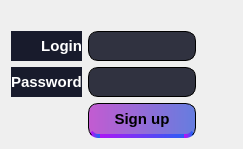
          <widget class="QWidget" name="SignUpnW">
           <attribute name="title">
            <string>Sign Up</string>
           </attribute>
           <layout class="QGridLayout" name="gridLayout_6">
            <item row="0" column="1">
             <widget class="QLabel" name="SignUpImg">
              <property name="styleSheet">
               <string notr="true">border: none;
image: url(&quot;:/img/2.svg&quot;);</string>
              </property>
              <property name="text">
               <string/>
              </property>
              <property name="alignment">
               <set>Qt::AlignCenter</set>
              </property>
             </widget>
            </item>
            <item row="1" column="0">
             <widget class="QLabel" name="LoginUp">
              <property name="minimumSize">
               <size>
                <width>0</width>
                <height>30</height>
               </size>
              </property>
              <property name="styleSheet">
               <string notr="true">color: white;
font-weight: bold;
font-size: 15px;
background-color: #181B2C;
border: none;</string>
              </property>
              <property name="text">
               <string>Login</string>
              </property>
              <property name="alignment">
               <set>Qt::AlignRight|Qt::AlignTrailing|Qt::AlignVCenter</set>
              </property>
             </widget>
            </item>
            <item row="1" column="1">
             <widget class="QLineEdit" name="LoginUpLe">
              <property name="minimumSize">
               <size>
                <width>0</width>
                <height>30</height>
               </size>
              </property>
              <property name="styleSheet">
               <string notr="true">QLineEdit {
    border: 1px solid black;
    border-radius: 10px;
    background: #303240;
    selection-background-color: darkgray;
}
</string>
              </property>
             </widget>
            </item>
            <item row="2" column="0">
             <widget class="QLabel" name="PassUp">
              <property name="minimumSize">
               <size>
                <width>0</width>
                <height>30</height>
               </size>
              </property>
              <property name="styleSheet">
               <string notr="true">color: white;
font-weight: bold;
font-size: 15px;
background-color: #181B2C;
border: none;</string>
              </property>
              <property name="text">
               <string>Password</string>
              </property>
             </widget>
            </item>
            <item row="2" column="1">
             <widget class="QLineEdit" name="PassUpLe">
              <property name="minimumSize">
               <size>
                <width>0</width>
                <height>30</height>
               </size>
              </property>
              <property name="styleSheet">
               <string notr="true">QLineEdit {
    border: 1px solid black;
    border-radius: 10px;
    background: #303240;
    selection-background-color: darkgray;
}
</string>
              </property>
             </widget>
            </item>
            <item row="2" column="2">
             <widget class="QPushButton" name="HideUp">
              <property name="minimumSize">
               <size>
                <width>30</width>
                <height>30</height>
               </size>
              </property>
              <property name="maximumSize">
               <size>
                <width>30</width>
                <height>30</height>
               </size>
              </property>
              <property name="cursor">
               <cursorShape>PointingHandCursor</cursorShape>
              </property>
              <property name="styleSheet">
               <string notr="true">border: none;</string>
              </property>
              <property name="text">
               <string/>
              </property>
              <property name="checkable">
               <bool>true</bool>
              </property>
             </widget>
            </item>
            <item row="3" column="1">
             <widget class="QPushButton" name="SignUp">
              <property name="minimumSize">
               <size>
                <width>0</width>
                <height>35</height>
               </size>
              </property>
              <property name="cursor">
               <cursorShape>PointingHandCursor</cursorShape>
              </property>
              <property name="styleSheet">
               <string notr="true">QPushButton:pressed
{
	margin-top: 4px;
	border: 1px solid black;
}

QPushButton
{
	font-weight: bold;
	font-size: 15px;
	border: 1px solid black;
	border-radius: 10px;
	background: qlineargradient(x1:0 y1:0, x2:1 y2:0, stop:0 #C35BD1, stop:1 #657DDF);
	border-bottom: 4px solid qlineargradient(x1:0 y1:0, x2:1 y2:0, stop:0 #AE16F5, stop:1 #2B5EF5);
}</string>
              </property>
              <property name="text">
               <string>Sign up</string>
              </property>
             </widget>
            </item>
           </layout>
          </widget>
